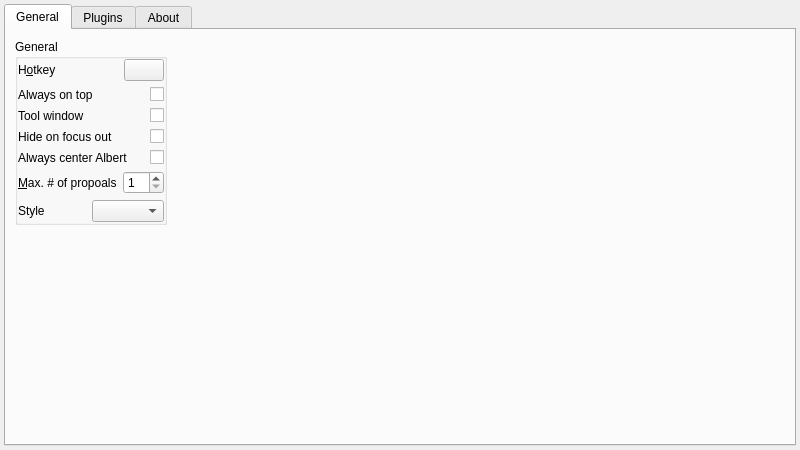
<?xml version="1.0" encoding="UTF-8"?>
<ui version="4.0">
 <class>SettingsDialog</class>
 <widget class="QWidget" name="SettingsDialog">
  <property name="geometry">
   <rect>
    <x>0</x>
    <y>0</y>
    <width>800</width>
    <height>450</height>
   </rect>
  </property>
  <property name="minimumSize">
   <size>
    <width>800</width>
    <height>450</height>
   </size>
  </property>
  <property name="maximumSize">
   <size>
    <width>800</width>
    <height>450</height>
   </size>
  </property>
  <property name="windowTitle">
   <string>Albert settings</string>
  </property>
  <layout class="QGridLayout" name="gridLayout">
   <property name="leftMargin">
    <number>4</number>
   </property>
   <property name="topMargin">
    <number>4</number>
   </property>
   <property name="rightMargin">
    <number>4</number>
   </property>
   <property name="bottomMargin">
    <number>4</number>
   </property>
   <item row="0" column="0">
    <widget class="QTabWidget" name="tabs">
     <property name="currentIndex">
      <number>0</number>
     </property>
     <widget class="QWidget" name="tabGeneral">
      <attribute name="title">
       <string>General</string>
      </attribute>
      <layout class="QHBoxLayout" name="horizontalLayout" stretch="0,1">
       <item>
        <layout class="QVBoxLayout" name="verticalLayout_3" stretch="0,1">
         <item>
          <widget class="QGroupBox" name="groupBox_hotkey">
           <property name="title">
            <string>General</string>
           </property>
           <layout class="QVBoxLayout" name="verticalLayout_6">
            <property name="sizeConstraint">
             <enum>QLayout::SetFixedSize</enum>
            </property>
            <property name="leftMargin">
             <number>0</number>
            </property>
            <property name="topMargin">
             <number>0</number>
            </property>
            <property name="rightMargin">
             <number>0</number>
            </property>
            <property name="bottomMargin">
             <number>0</number>
            </property>
            <item>
             <layout class="QHBoxLayout" name="hl_hotkey" stretch="1,0">
              <item>
               <widget class="QLabel" name="label_hotkey">
                <property name="text">
                 <string>H&amp;otkey</string>
                </property>
                <property name="buddy">
                 <cstring>grabKeyButton_hotkey</cstring>
                </property>
               </widget>
              </item>
              <item>
               <widget class="GrabKeyButton" name="grabKeyButton_hotkey">
                <property name="text">
                 <string/>
                </property>
               </widget>
              </item>
             </layout>
            </item>
            <item>
             <layout class="QHBoxLayout" name="hl_onTop" stretch="1,0">
              <item>
               <widget class="QLabel" name="label_onTop">
                <property name="text">
                 <string>Always on top</string>
                </property>
                <property name="buddy">
                 <cstring>checkBox_onTop</cstring>
                </property>
               </widget>
              </item>
              <item>
               <widget class="QCheckBox" name="checkBox_onTop">
                <property name="text">
                 <string/>
                </property>
               </widget>
              </item>
             </layout>
            </item>
            <item>
             <layout class="QHBoxLayout" name="hl_tool" stretch="1,0">
              <item>
               <widget class="QLabel" name="label_tool">
                <property name="text">
                 <string>Tool window</string>
                </property>
                <property name="buddy">
                 <cstring>checkBox_tool</cstring>
                </property>
               </widget>
              </item>
              <item>
               <widget class="QCheckBox" name="checkBox_tool">
                <property name="text">
                 <string/>
                </property>
               </widget>
              </item>
             </layout>
            </item>
            <item>
             <layout class="QHBoxLayout" name="hl_hideOnFocusOut" stretch="1,0">
              <item>
               <widget class="QLabel" name="label_hideOnFocusOut">
                <property name="text">
                 <string>Hide on focus out</string>
                </property>
                <property name="buddy">
                 <cstring>checkBox_hideOnFocusOut</cstring>
                </property>
               </widget>
              </item>
              <item>
               <widget class="QCheckBox" name="checkBox_hideOnFocusOut">
                <property name="text">
                 <string/>
                </property>
               </widget>
              </item>
             </layout>
            </item>
            <item>
             <layout class="QHBoxLayout" name="hl_center" stretch="1,0">
              <item>
               <widget class="QLabel" name="label_center">
                <property name="text">
                 <string>Always center Albert</string>
                </property>
                <property name="buddy">
                 <cstring>checkBox_center</cstring>
                </property>
               </widget>
              </item>
              <item>
               <widget class="QCheckBox" name="checkBox_center">
                <property name="text">
                 <string/>
                </property>
               </widget>
              </item>
             </layout>
            </item>
            <item>
             <layout class="QHBoxLayout" name="hl_maxProp" stretch="1,0">
              <item>
               <widget class="QLabel" name="label_proposals">
                <property name="text">
                 <string>&amp;Max. # of propoals</string>
                </property>
                <property name="buddy">
                 <cstring>spinBox_proposals</cstring>
                </property>
               </widget>
              </item>
              <item>
               <widget class="QSpinBox" name="spinBox_proposals">
                <property name="suffix">
                 <string/>
                </property>
                <property name="minimum">
                 <number>1</number>
                </property>
                <property name="maximum">
                 <number>10</number>
                </property>
               </widget>
              </item>
             </layout>
            </item>
            <item>
             <layout class="QHBoxLayout" name="hl_style" stretch="1,0">
              <item>
               <widget class="QLabel" name="label_style">
                <property name="text">
                 <string>Style</string>
                </property>
                <property name="buddy">
                 <cstring>comboBox_style</cstring>
                </property>
               </widget>
              </item>
              <item>
               <widget class="QComboBox" name="comboBox_style"/>
              </item>
             </layout>
            </item>
           </layout>
          </widget>
         </item>
         <item>
          <spacer name="verticalSpacer">
           <property name="orientation">
            <enum>Qt::Vertical</enum>
           </property>
           <property name="sizeHint" stdset="0">
            <size>
             <width>20</width>
             <height>40</height>
            </size>
           </property>
          </spacer>
         </item>
        </layout>
       </item>
       <item>
        <layout class="QVBoxLayout" name="verticalLayout_4" stretch="0">
         <item>
          <widget class="QLabel" name="label_5">
           <property name="sizePolicy">
            <sizepolicy hsizetype="Expanding" vsizetype="Preferred">
             <horstretch>0</horstretch>
             <verstretch>0</verstretch>
            </sizepolicy>
           </property>
           <property name="text">
            <string/>
           </property>
           <property name="pixmap">
            <pixmap resource="../resources.qrc">:/app_icon</pixmap>
           </property>
           <property name="scaledContents">
            <bool>false</bool>
           </property>
           <property name="alignment">
            <set>Qt::AlignCenter</set>
           </property>
          </widget>
         </item>
        </layout>
       </item>
      </layout>
     </widget>
     <widget class="QWidget" name="tabPlugins">
      <attribute name="title">
       <string>Plugins</string>
      </attribute>
      <layout class="QHBoxLayout" name="horizontalLayout_2" stretch="0,2">
       <item>
        <layout class="QVBoxLayout" name="verticalLayout">
         <item>
          <widget class="QListView" name="listView_plugins">
           <property name="sizePolicy">
            <sizepolicy hsizetype="Fixed" vsizetype="Expanding">
             <horstretch>0</horstretch>
             <verstretch>0</verstretch>
            </sizepolicy>
           </property>
           <property name="minimumSize">
            <size>
             <width>200</width>
             <height>0</height>
            </size>
           </property>
           <property name="maximumSize">
            <size>
             <width>200</width>
             <height>16777215</height>
            </size>
           </property>
           <property name="horizontalScrollBarPolicy">
            <enum>Qt::ScrollBarAlwaysOff</enum>
           </property>
           <property name="alternatingRowColors">
            <bool>true</bool>
           </property>
          </widget>
         </item>
        </layout>
       </item>
       <item>
        <widget class="QWidget" name="widget_pluginInfos" native="true">
         <layout class="QVBoxLayout" name="verticalLayout_5" stretch="1">
          <property name="leftMargin">
           <number>0</number>
          </property>
          <property name="topMargin">
           <number>0</number>
          </property>
          <property name="rightMargin">
           <number>0</number>
          </property>
          <property name="bottomMargin">
           <number>0</number>
          </property>
          <item>
           <widget class="QLabel" name="label_placeholder">
            <property name="enabled">
             <bool>false</bool>
            </property>
            <property name="text">
             <string>Select a plugin.</string>
            </property>
            <property name="alignment">
             <set>Qt::AlignCenter</set>
            </property>
           </widget>
          </item>
         </layout>
        </widget>
       </item>
      </layout>
     </widget>
     <widget class="QWidget" name="tabAbout">
      <attribute name="title">
       <string>About</string>
      </attribute>
      <layout class="QVBoxLayout" name="verticalLayout_2">
       <item>
        <widget class="QLabel" name="about_icon">
         <property name="pixmap">
          <pixmap resource="../resources.qrc">:/app_icon</pixmap>
         </property>
         <property name="scaledContents">
          <bool>false</bool>
         </property>
         <property name="alignment">
          <set>Qt::AlignCenter</set>
         </property>
        </widget>
       </item>
       <item>
        <widget class="QLabel" name="about_text">
         <property name="text">
          <string>&lt;!DOCTYPE HTML PUBLIC &quot;-//W3C//DTD HTML 4.0//EN&quot; &quot;http://www.w3.org/TR/REC-html40/strict.dtd&quot;&gt;
&lt;html&gt;&lt;head&gt;&lt;meta name=&quot;qrichtext&quot; content=&quot;1&quot; /&gt;&lt;style type=&quot;text/css&quot;&gt;
p, li { white-space: pre-wrap; }
&lt;/style&gt;&lt;/head&gt;&lt;body style=&quot; font-family:'Droid Sans'; font-size:10pt; font-weight:400; font-style:normal;&quot;&gt;
&lt;p style=&quot;font-size:12pt; font-weight:600;&quot;&gt;Albert omni launcher ___versionstring___&lt;/p&gt;
&lt;p&gt;If you encounter bugs or think you have suggestions for improvement, tell me at the &lt;/span&gt;&lt;a href=&quot;https://github.com/ManuelSchneid3r/albert/issues&quot;&gt;github issue tracker.&lt;/a&gt;&lt;br&gt; If you really like this software please consider a donation via &lt;a href=&quot;https://www.paypal.com/cgi-bin/webscr?cmd=_s-xclick&amp;hosted_button_id=W74BQPKPGNSNC&quot;&gt;PayPal&lt;/a&gt; or &lt;a href=&quot;https://flattr.com/submit/auto?user_id=manuelschneid3r&amp;url=https%3A%2F%2Fgithub.com%2FManuelSchneid3r%2Falbert&quot;&gt;Flattr&lt;/a&gt;. &lt;/p&gt;
&lt;/body&gt;
&lt;/html&gt;</string>
         </property>
         <property name="alignment">
          <set>Qt::AlignCenter</set>
         </property>
         <property name="wordWrap">
          <bool>true</bool>
         </property>
         <property name="openExternalLinks">
          <bool>true</bool>
         </property>
        </widget>
       </item>
      </layout>
     </widget>
    </widget>
   </item>
  </layout>
 </widget>
 <customwidgets>
  <customwidget>
   <class>GrabKeyButton</class>
   <extends>QPushButton</extends>
   <header>grabkeybutton.h</header>
  </customwidget>
 </customwidgets>
 <resources>
  <include location="../resources.qrc"/>
 </resources>
 <connections/>
</ui>
